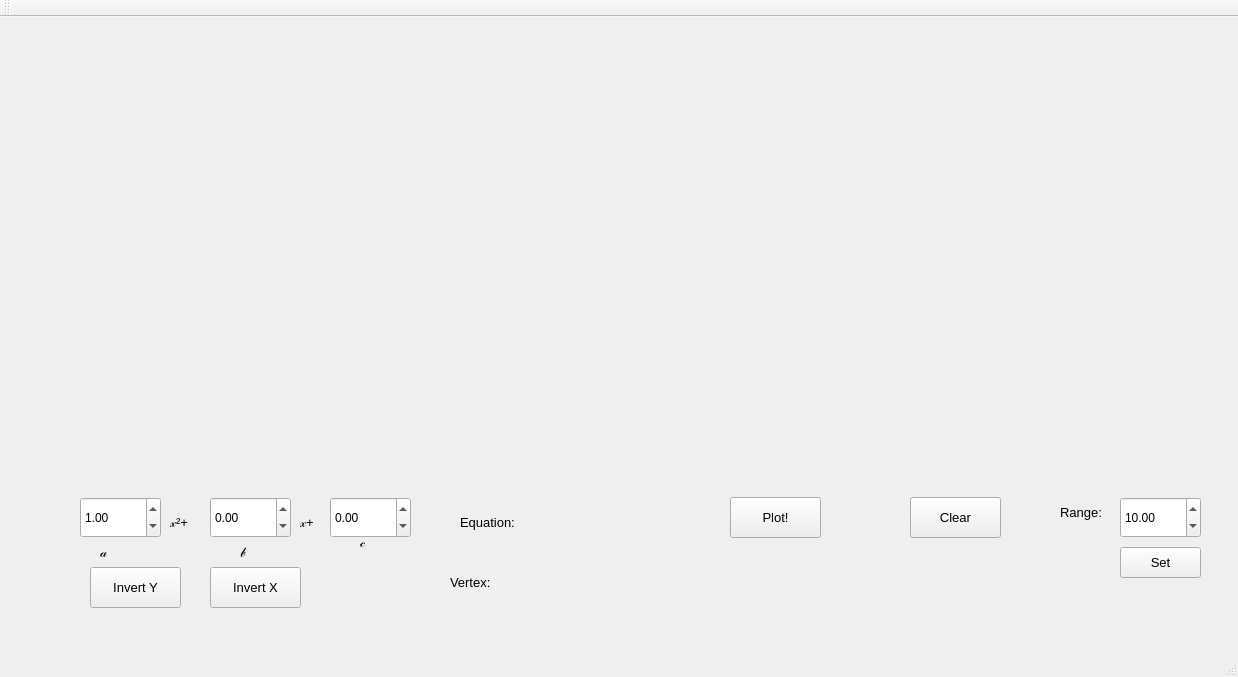
<?xml version="1.0" encoding="UTF-8"?>
<ui version="4.0">
 <class>MainWindow</class>
 <widget class="QMainWindow" name="MainWindow">
  <property name="geometry">
   <rect>
    <x>0</x>
    <y>0</y>
    <width>1238</width>
    <height>677</height>
   </rect>
  </property>
  <property name="windowTitle">
   <string>MainWindow</string>
  </property>
  <widget class="QWidget" name="centralWidget">
   <widget class="QCustomPlot" name="customPlot" native="true">
    <property name="geometry">
     <rect>
      <x>60</x>
      <y>40</y>
      <width>1091</width>
      <height>421</height>
     </rect>
    </property>
   </widget>
   <widget class="QPushButton" name="plotGraph">
    <property name="geometry">
     <rect>
      <x>730</x>
      <y>480</y>
      <width>91</width>
      <height>41</height>
     </rect>
    </property>
    <property name="font">
     <font>
      <pointsize>10</pointsize>
     </font>
    </property>
    <property name="text">
     <string>Plot!</string>
    </property>
   </widget>
   <widget class="QPushButton" name="clearGraph">
    <property name="geometry">
     <rect>
      <x>910</x>
      <y>480</y>
      <width>91</width>
      <height>41</height>
     </rect>
    </property>
    <property name="font">
     <font>
      <pointsize>10</pointsize>
     </font>
    </property>
    <property name="text">
     <string>Clear</string>
    </property>
   </widget>
   <widget class="QDoubleSpinBox" name="valueA">
    <property name="geometry">
     <rect>
      <x>80</x>
      <y>480</y>
      <width>81</width>
      <height>41</height>
     </rect>
    </property>
    <property name="minimum">
     <double>-100.000000000000000</double>
    </property>
    <property name="maximum">
     <double>100.000000000000000</double>
    </property>
    <property name="singleStep">
     <double>1.000000000000000</double>
    </property>
    <property name="value">
     <double>1.000000000000000</double>
    </property>
   </widget>
   <widget class="QDoubleSpinBox" name="valueB">
    <property name="geometry">
     <rect>
      <x>210</x>
      <y>480</y>
      <width>81</width>
      <height>41</height>
     </rect>
    </property>
    <property name="minimum">
     <double>-100.000000000000000</double>
    </property>
    <property name="maximum">
     <double>100.000000000000000</double>
    </property>
    <property name="singleStep">
     <double>1.000000000000000</double>
    </property>
   </widget>
   <widget class="QDoubleSpinBox" name="valueC">
    <property name="geometry">
     <rect>
      <x>330</x>
      <y>480</y>
      <width>81</width>
      <height>41</height>
     </rect>
    </property>
    <property name="minimum">
     <double>-100.000000000000000</double>
    </property>
    <property name="maximum">
     <double>100.000000000000000</double>
    </property>
    <property name="singleStep">
     <double>1.000000000000000</double>
    </property>
   </widget>
   <widget class="QLabel" name="equationData">
    <property name="geometry">
     <rect>
      <x>540</x>
      <y>490</y>
      <width>131</width>
      <height>31</height>
     </rect>
    </property>
    <property name="font">
     <font>
      <pointsize>10</pointsize>
     </font>
    </property>
    <property name="text">
     <string/>
    </property>
   </widget>
   <widget class="QLabel" name="equationLabel">
    <property name="geometry">
     <rect>
      <x>460</x>
      <y>490</y>
      <width>131</width>
      <height>31</height>
     </rect>
    </property>
    <property name="font">
     <font>
      <pointsize>10</pointsize>
     </font>
    </property>
    <property name="text">
     <string>Equation:</string>
    </property>
   </widget>
   <widget class="QDoubleSpinBox" name="valueRange">
    <property name="geometry">
     <rect>
      <x>1120</x>
      <y>480</y>
      <width>81</width>
      <height>41</height>
     </rect>
    </property>
    <property name="minimum">
     <double>1.000000000000000</double>
    </property>
    <property name="maximum">
     <double>10000.000000000000000</double>
    </property>
    <property name="singleStep">
     <double>1.000000000000000</double>
    </property>
    <property name="value">
     <double>10.000000000000000</double>
    </property>
   </widget>
   <widget class="QLabel" name="rangeLabel">
    <property name="geometry">
     <rect>
      <x>1060</x>
      <y>480</y>
      <width>131</width>
      <height>31</height>
     </rect>
    </property>
    <property name="font">
     <font>
      <pointsize>10</pointsize>
     </font>
    </property>
    <property name="text">
     <string>Range:</string>
    </property>
   </widget>
   <widget class="QPushButton" name="setRange">
    <property name="geometry">
     <rect>
      <x>1120</x>
      <y>530</y>
      <width>81</width>
      <height>31</height>
     </rect>
    </property>
    <property name="font">
     <font>
      <pointsize>10</pointsize>
     </font>
    </property>
    <property name="text">
     <string>Set</string>
    </property>
   </widget>
   <widget class="QLabel" name="labelA">
    <property name="geometry">
     <rect>
      <x>100</x>
      <y>520</y>
      <width>16</width>
      <height>31</height>
     </rect>
    </property>
    <property name="font">
     <font>
      <pointsize>10</pointsize>
     </font>
    </property>
    <property name="text">
     <string>𝒶</string>
    </property>
   </widget>
   <widget class="QLabel" name="eqLabel1">
    <property name="geometry">
     <rect>
      <x>170</x>
      <y>490</y>
      <width>51</width>
      <height>31</height>
     </rect>
    </property>
    <property name="font">
     <font>
      <pointsize>10</pointsize>
     </font>
    </property>
    <property name="text">
     <string>𝓍²+</string>
    </property>
   </widget>
   <widget class="QLabel" name="eqLabel2">
    <property name="geometry">
     <rect>
      <x>300</x>
      <y>490</y>
      <width>51</width>
      <height>31</height>
     </rect>
    </property>
    <property name="font">
     <font>
      <pointsize>10</pointsize>
     </font>
    </property>
    <property name="text">
     <string>𝓍+</string>
    </property>
   </widget>
   <widget class="QLabel" name="labelA_2">
    <property name="geometry">
     <rect>
      <x>240</x>
      <y>520</y>
      <width>16</width>
      <height>31</height>
     </rect>
    </property>
    <property name="font">
     <font>
      <pointsize>10</pointsize>
     </font>
    </property>
    <property name="text">
     <string>𝒷</string>
    </property>
   </widget>
   <widget class="QLabel" name="labelA_3">
    <property name="geometry">
     <rect>
      <x>360</x>
      <y>510</y>
      <width>16</width>
      <height>31</height>
     </rect>
    </property>
    <property name="font">
     <font>
      <pointsize>10</pointsize>
     </font>
    </property>
    <property name="text">
     <string>𝒸</string>
    </property>
   </widget>
   <widget class="QLabel" name="vertexLabel">
    <property name="geometry">
     <rect>
      <x>450</x>
      <y>550</y>
      <width>131</width>
      <height>31</height>
     </rect>
    </property>
    <property name="font">
     <font>
      <pointsize>10</pointsize>
     </font>
    </property>
    <property name="text">
     <string>Vertex:</string>
    </property>
   </widget>
   <widget class="QLabel" name="vertexData">
    <property name="geometry">
     <rect>
      <x>530</x>
      <y>550</y>
      <width>261</width>
      <height>31</height>
     </rect>
    </property>
    <property name="font">
     <font>
      <pointsize>10</pointsize>
     </font>
    </property>
    <property name="text">
     <string/>
    </property>
   </widget>
   <widget class="QPushButton" name="invertXbtn">
    <property name="geometry">
     <rect>
      <x>210</x>
      <y>550</y>
      <width>91</width>
      <height>41</height>
     </rect>
    </property>
    <property name="font">
     <font>
      <pointsize>10</pointsize>
     </font>
    </property>
    <property name="text">
     <string>Invert X</string>
    </property>
   </widget>
   <widget class="QPushButton" name="invertYbtn">
    <property name="geometry">
     <rect>
      <x>90</x>
      <y>550</y>
      <width>91</width>
      <height>41</height>
     </rect>
    </property>
    <property name="font">
     <font>
      <pointsize>10</pointsize>
     </font>
    </property>
    <property name="text">
     <string>Invert Y</string>
    </property>
   </widget>
  </widget>
  <widget class="QMenuBar" name="menuBar">
   <property name="geometry">
    <rect>
     <x>0</x>
     <y>0</y>
     <width>1238</width>
     <height>26</height>
    </rect>
   </property>
  </widget>
  <widget class="QToolBar" name="mainToolBar">
   <attribute name="toolBarArea">
    <enum>TopToolBarArea</enum>
   </attribute>
   <attribute name="toolBarBreak">
    <bool>false</bool>
   </attribute>
  </widget>
  <widget class="QStatusBar" name="statusBar"/>
 </widget>
 <layoutdefault spacing="6" margin="11"/>
 <customwidgets>
  <customwidget>
   <class>QCustomPlot</class>
   <extends>QWidget</extends>
   <header>qcustomplot.h</header>
   <container>1</container>
  </customwidget>
 </customwidgets>
 <resources/>
 <connections/>
</ui>
